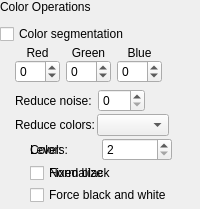
       <widget class="QWidget" name="colorOperationsOptions">
        <layout class="QVBoxLayout" name="colorOperationsOptionsLayout">
         <property name="leftMargin">
          <number>0</number>
         </property>
         <property name="topMargin">
          <number>0</number>
         </property>
         <property name="rightMargin">
          <number>0</number>
         </property>
         <property name="bottomMargin">
          <number>0</number>
         </property>
         <item>
          <widget class="SectionHeading" name="colorOperationsOptionsHeading">
           <property name="text">
            <string>Color Operations</string>
           </property>
          </widget>
         </item>
         <item>
        <layout class="QHBoxLayout" name="horizontalLayout_15">
         <property name="leftMargin">
          <number>0</number>
         </property>
         <property name="topMargin">
          <number>0</number>
         </property>
         <property name="rightMargin">
          <number>0</number>
         </property>
         <property name="bottomMargin">
          <number>0</number>
         </property>
         <item>
          <layout class="QVBoxLayout" name="verticalLayout_14">
           <property name="spacing">
            <number>2</number>
           </property>
           <property name="leftMargin">
            <number>0</number>
           </property>
           <property name="topMargin">
            <number>4</number>
           </property>
           <property name="rightMargin">
            <number>4</number>
           </property>
           <property name="bottomMargin">
            <number>4</number>
           </property>
           <item>
            <widget class="QCheckBox" name="colorSegmentationCB">
             <property name="toolTip">
              <string>Splits the image into color segments and colors the black and white mask.</string>
             </property>
             <property name="statusTip">
              <string/>
             </property>
             <property name="text">
              <string>Color segmentation</string>
             </property>
            </widget>
           </item>
           <item>
            <widget class="QWidget" name="segmenterOptionsWidget" native="true">
             <layout class="QVBoxLayout" name="verticalLayout_19">
              <property name="leftMargin">
               <number>0</number>
              </property>
              <property name="topMargin">
               <number>0</number>
              </property>
              <property name="rightMargin">
               <number>0</number>
              </property>
              <property name="bottomMargin">
               <number>0</number>
              </property>
              <item>
               <layout class="QGridLayout" name="segmenterChannelsLayout">
                <property name="verticalSpacing">
                 <number>0</number>
                </property>
                <item row="0" column="0" rowspan="2">
                 <spacer name="horizontalSpacer_56">
                  <property name="orientation">
                   <enum>Qt::Horizontal</enum>
                  </property>
                  <property name="sizeType">
                   <enum>QSizePolicy::Fixed</enum>
                  </property>
                  <property name="sizeHint" stdset="0">
                   <size>
                    <width>15</width>
                    <height>1</height>
                   </size>
                  </property>
                 </spacer>
                </item>
                <item row="0" column="1">
                 <widget class="QLabel" name="redLabel">
                  <property name="text">
                   <string>Red</string>
                  </property>
                  <property name="alignment">
                   <set>Qt::AlignHCenter|Qt::AlignBottom</set>
                  </property>
                 </widget>
                </item>
                <item row="0" column="2">
                 <widget class="QLabel" name="greenLabel">
                  <property name="text">
                   <string>Green</string>
                  </property>
                  <property name="alignment">
                   <set>Qt::AlignHCenter|Qt::AlignBottom</set>
                  </property>
                 </widget>
                </item>
                <item row="0" column="3">
                 <widget class="QLabel" name="blueLabel">
                  <property name="text">
                   <string>Blue</string>
                  </property>
                  <property name="alignment">
                   <set>Qt::AlignHCenter|Qt::AlignBottom</set>
                  </property>
                 </widget>
                </item>
                <item row="1" column="1">
                 <widget class="QSpinBox" name="redAdjustmentSB">
                  <property name="toolTip">
                   <string>Red component adjustment. A negative value means the segmenter will be more sensitive to red and vice versa for a positive one.</string>
                  </property>
                  <property name="alignment">
                   <set>Qt::AlignLeading|Qt::AlignLeft|Qt::AlignVCenter</set>
                  </property>
                  <property name="minimum">
                   <number>-99</number>
                  </property>
                  <property name="maximum">
                   <number>99</number>
                  </property>
                  <property name="value">
                   <number>0</number>
                  </property>
                 </widget>
                </item>
                <item row="1" column="2">
                 <widget class="QSpinBox" name="greenAdjustmentSB">
                  <property name="toolTip">
                   <string>Green component adjustment. A negative value means the segmenter will be more sensitive to green and vice versa for a positive one.</string>
                  </property>
                  <property name="alignment">
                   <set>Qt::AlignLeading|Qt::AlignLeft|Qt::AlignVCenter</set>
                  </property>
                  <property name="minimum">
                   <number>-99</number>
                  </property>
                  <property name="maximum">
                   <number>99</number>
                  </property>
                  <property name="value">
                   <number>0</number>
                  </property>
                 </widget>
                </item>
                <item row="1" column="3">
                 <widget class="QSpinBox" name="blueAdjustmentSB">
                  <property name="toolTip">
                   <string>Blue component adjustment. A negative value means the segmenter will be more sensitive to blue and vice versa for a positive one.</string>
                  </property>
                  <property name="alignment">
                   <set>Qt::AlignLeading|Qt::AlignLeft|Qt::AlignVCenter</set>
                  </property>
                  <property name="minimum">
                   <number>-99</number>
                  </property>
                  <property name="maximum">
                   <number>99</number>
                  </property>
                  <property name="value">
                   <number>0</number>
                  </property>
                 </widget>
                </item>
                <item row="0" column="4" rowspan="2">
                 <spacer name="horizontalSpacer_57">
                  <property name="orientation">
                   <enum>Qt::Horizontal</enum>
                  </property>
                  <property name="sizeHint" stdset="0">
                   <size>
                    <width>1</width>
                    <height>1</height>
                   </size>
                  </property>
                 </spacer>
                </item>
               </layout>
              </item>
              <item>
               <layout class="QGridLayout" name="segmenterReductionLayout">
                <item row="0" column="0">
                 <spacer name="segmenterReductionIndent">
                  <property name="orientation">
                   <enum>Qt::Horizontal</enum>
                  </property>
                  <property name="sizeType">
                   <enum>QSizePolicy::Minimum</enum>
                  </property>
                  <property name="sizeHint" stdset="0">
                   <size>
                    <width>15</width>
                    <height>1</height>
                   </size>
                  </property>
                 </spacer>
                </item>
                <item row="0" column="1">
                 <widget class="QLabel" name="reduceNoiseLabel">
                  <property name="buddy">
                   <cstring>reduceNoiseSB</cstring>
                  </property>
                  <property name="toolTip">
                   <string>Removes small color segments as noise. Higher values remove larger ones. Only with color segmentation.</string>
                  </property>
                  <property name="text">
                   <string>Reduce noise:</string>
                  </property>
                 </widget>
                </item>
                <item row="0" column="2">
                 <widget class="QSpinBox" name="reduceNoiseSB">
                  <property name="toolTip">
                   <string>Removes small color segments as noise. Higher values remove larger ones. Only with color segmentation.</string>
                  </property>
                  <property name="minimum">
                   <number>0</number>
                  </property>
                  <property name="maximum">
                   <number>999</number>
                  </property>
                  <property name="value">
                   <number>0</number>
                  </property>
                 </widget>
                </item>
                <item row="0" column="3">
                 <spacer name="segmenterReductionSpacer">
                  <property name="orientation">
                   <enum>Qt::Horizontal</enum>
                  </property>
                  <property name="sizeHint" stdset="0">
                   <size>
                    <width>1</width>
                    <height>1</height>
                   </size>
                  </property>
                 </spacer>
                </item>
               </layout>
              </item>
             </layout>
            </widget>
           </item>
           <item>
            <layout class="QHBoxLayout" name="colorReductionChoiceLayout">
             <item>
              <spacer name="colorReductionIndent">
               <property name="orientation">
                <enum>Qt::Horizontal</enum>
               </property>
               <property name="sizeType">
                <enum>QSizePolicy::Fixed</enum>
               </property>
               <property name="sizeHint" stdset="0">
                <size>
                 <width>15</width>
                 <height>1</height>
                </size>
               </property>
              </spacer>
             </item>
             <item>
              <widget class="QLabel" name="colorReductionLabel">
               <property name="buddy">
                <cstring>colorReductionCB</cstring>
               </property>
               <property name="toolTip">
                <string>Reduces the colors to a few.
Black and white and mixed pages: the colors of the text (needs &quot;Color segmentation&quot;). Color pages: the whole page (posterizing only).
None: each letter keeps its own average color. Posterize: fixed color levels. K-means: the colors that fit the page best.</string>
               </property>
               <property name="text">
                <string>Reduce colors:</string>
               </property>
              </widget>
             </item>
             <item>
              <widget class="QComboBox" name="colorReductionCB">
               <property name="toolTip">
                <string>Reduces the colors to a few.
Black and white and mixed pages: the colors of the text (needs &quot;Color segmentation&quot;). Color pages: the whole page (posterizing only).
None: each letter keeps its own average color. Posterize: fixed color levels. K-means: the colors that fit the page best.</string>
               </property>
              </widget>
             </item>
             <item>
              <spacer name="colorReductionChoiceSpacer">
               <property name="orientation">
                <enum>Qt::Horizontal</enum>
               </property>
               <property name="sizeHint" stdset="0">
                <size>
                 <width>1</width>
                 <height>1</height>
                </size>
               </property>
              </spacer>
             </item>
            </layout>
           </item>
           <item>
            <layout class="QGridLayout" name="colorReductionLayout">
             <item row="0" column="0" rowspan="3">
              <spacer name="colorReductionOptionsIndent">
               <property name="orientation">
                <enum>Qt::Horizontal</enum>
               </property>
               <property name="sizeType">
                <enum>QSizePolicy::Fixed</enum>
               </property>
               <property name="sizeHint" stdset="0">
                <size>
                 <width>15</width>
                 <height>1</height>
                </size>
               </property>
              </spacer>
             </item>
             <item row="0" column="1" rowspan="3">
              <spacer name="colorReductionSubIndent">
               <property name="orientation">
                <enum>Qt::Horizontal</enum>
               </property>
               <property name="sizeType">
                <enum>QSizePolicy::Fixed</enum>
               </property>
               <property name="sizeHint" stdset="0">
                <size>
                 <width>15</width>
                 <height>1</height>
                </size>
               </property>
              </spacer>
             </item>
             <item row="0" column="2">
              <widget class="QLabel" name="kmeansColorsLabel">
               <property name="buddy">
                <cstring>kmeansColorsSB</cstring>
               </property>
               <property name="toolTip">
                <string>The number of colors of the letters, found with K-means, a fixed black included.</string>
               </property>
               <property name="text">
                <string>Colors:</string>
               </property>
              </widget>
             </item>
             <item row="0" column="3">
              <widget class="QSpinBox" name="kmeansColorsSB">
               <property name="toolTip">
                <string>The number of colors of the letters, found with K-means, a fixed black included.</string>
               </property>
               <property name="keyboardTracking">
                <bool>false</bool>
               </property>
               <property name="minimum">
                <number>2</number>
               </property>
               <property name="maximum">
                <number>16</number>
               </property>
               <property name="value">
                <number>6</number>
               </property>
              </widget>
             </item>
             <item row="1" column="2" colspan="2">
              <widget class="QCheckBox" name="kmeansFixBlackCB">
               <property name="toolTip">
                <string>One of the colors is pure black, so black text stays black instead of getting a tint.</string>
               </property>
               <property name="text">
                <string>Fixed black</string>
               </property>
              </widget>
             </item>
             <item row="0" column="2">
              <widget class="QLabel" name="posterizeLevelLabel">
               <property name="buddy">
                <cstring>posterizeLevelSB</cstring>
               </property>
               <property name="toolTip">
                <string>Posterizing: how finely each color channel is divided. 4 gives at most 4 × 4 × 4 colors, usually far fewer; lower values give fewer colors.</string>
               </property>
               <property name="text">
                <string>Level:</string>
               </property>
              </widget>
             </item>
             <item row="0" column="3">
              <widget class="QSpinBox" name="posterizeLevelSB">
               <property name="toolTip">
                <string>Posterizing: how finely each color channel is divided. 4 gives at most 4 × 4 × 4 colors, usually far fewer; lower values give fewer colors.</string>
               </property>
               <property name="keyboardTracking">
                <bool>false</bool>
               </property>
               <property name="minimum">
                <number>2</number>
               </property>
               <property name="maximum">
                <number>255</number>
               </property>
              </widget>
             </item>
             <item row="1" column="2" colspan="2">
              <widget class="QCheckBox" name="posterizeNormalizationCB">
               <property name="toolTip">
                <string>Spreads the colors between black and the paper before posterizing, for pale scans.</string>
               </property>
               <property name="text">
                <string>Normalize</string>
               </property>
              </widget>
             </item>
             <item row="2" column="2" colspan="2">
              <widget class="QCheckBox" name="posterizeForceBwCB">
               <property name="toolTip">
                <string>Make dark and light gray gradients black and white respectively.</string>
               </property>
               <property name="text">
                <string>Force black and white</string>
               </property>
              </widget>
             </item>
             <item row="0" column="4" rowspan="3">
              <spacer name="colorReductionSpacer">
               <property name="orientation">
                <enum>Qt::Horizontal</enum>
               </property>
               <property name="sizeType">
                <enum>QSizePolicy::Expanding</enum>
               </property>
               <property name="sizeHint" stdset="0">
                <size>
                 <width>1</width>
                 <height>1</height>
                </size>
               </property>
              </spacer>
             </item>
            </layout>
           </item>
          </layout>
         </item>
         <item>
          <spacer name="horizontalSpacer_31">
           <property name="orientation">
            <enum>Qt::Horizontal</enum>
           </property>
           <property name="sizeHint" stdset="0">
            <size>
             <width>1</width>
             <height>1</height>
            </size>
           </property>
          </spacer>
         </item>
        </layout>
         </item>
        </layout>
       </widget>
